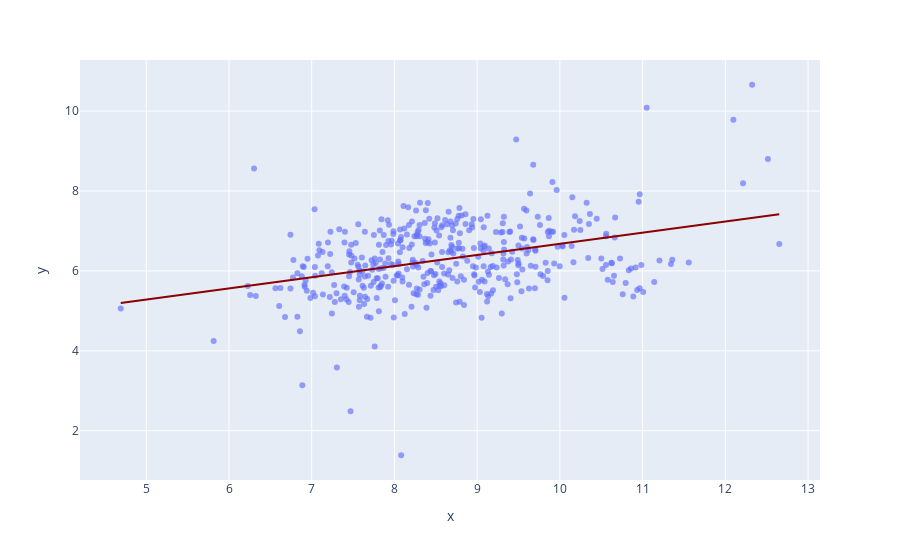

The notebook cell this image was saved under:
### Code cell
X = np.log(data['Confirmed'])
Y = np.log(data['Populationdensity_2020'])

fig = px.scatter(x=X, y=Y, opacity=0.65,
    trendline='ols', trendline_color_override='darkred')

fig.show()

### Figure 1 — Plotly figure (JSON) as saved in the notebook; plotly's stock layout.template omitted (floating-point values rounded to 4 significant figures; data arrays with more than 128 entries replaced by an {"elided": "..."} marker saying what was removed)
{"data": [{"hovertemplate": "x=%{x}<br>y=%{y}<extra></extra>", "legendgroup": "", "marker": {"color": "#636efa", "opacity": 0.65, "symbol": "circle"}, "mode": "markers", "name": "", "orientation": "v", "showlegend": false, "type": "scatter", "x": {"elided": "414 float values"}, "xaxis": "x", "y": {"elided": "414 float values"}, "yaxis": "y"}, {"hovertemplate": "<b>OLS trendline</b><br>y = 0.278937 * x + 3.88615<br>R<sup>2</sup>=0.135296<br><br>x=%{x}<br>y=%{y} <b>(trend)</b><extra></extra>", "legendgroup": "", "line": {"color": "darkred"}, "marker": {"color": "#636efa", "symbol": "circle"}, "mode": "lines", "name": "", "showlegend": false, "type": "scatter", "x": {"elided": "414 float values"}, "xaxis": "x", "y": {"elided": "414 float values"}, "yaxis": "y"}], "layout": {"legend": {"tracegroupgap": 0}, "margin": {"t": 60}, "xaxis": {"anchor": "y", "domain": [0, 1], "title": {"text": "x"}}, "yaxis": {"anchor": "x", "domain": [0, 1], "title": {"text": "y"}}}}
